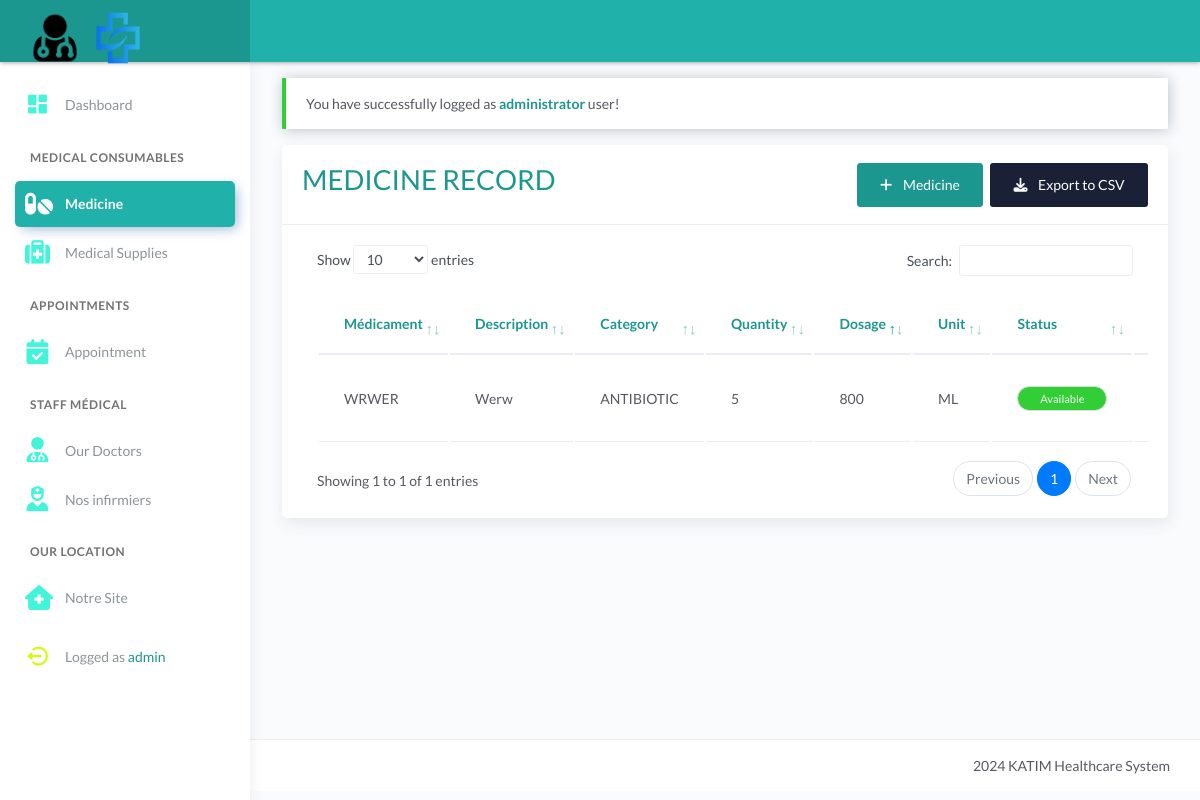
The app's page /medicine.php (signed in) with its own data.
### tables this page shows
CREATE TABLE `tbl_medicine` (
  `id` int(11) NOT NULL AUTO_INCREMENT,
  `generic_name` varchar(500) DEFAULT NULL,
  `description` varchar(500) DEFAULT NULL,
  `category` varchar(50) DEFAULT NULL,
  `quantity` int(5) DEFAULT NULL,
  `dosage` int(5) DEFAULT NULL,
  `unit` varchar(25) DEFAULT NULL,
  PRIMARY KEY (`id`)
);

### medicine.php (the view, shortened to what this page needs)
<?php include 'server/server.php' ?>
<?php
	$query = "SELECT * FROM tbl_medicine ORDER BY id DESC";
    $result = $conn->query($query);
    $medicine = array();
	while($row = $result->fetch_assoc()){
		$medicine[] = $row;
	}
?>
<!DOCTYPE html>
<html lang="en">
<head>
	<?php include 'templates/header.php' ?>
</head>
<body>
	<div class="wrapper">
		<?php include 'templates/main-header.php' ?>
		<?php include 'templates/sidebar.php' ?>
		<div class="main-panel">
			<div class="content">
				<div class="page-inner">
					<div class="row mt--2">
						<div class="col-md-12">
							<?php if(isset($_SESSION['message'])): ?>
								<div class="alert alert-<?= $_SESSION['success']; ?> <?= $_SESSION['success']=='danger' ? 'bg-danger text-light' : null ?>" role="alert">
									<?php echo $_SESSION['message']; ?>
								</div>
							<?php endif ?>
							<div class="card">
								<div class="card-header">
									<div class="card-head-row">
										<div class="card-title text-primary">
											<h1>MEDICINE RECORD</h1>
										</div>
										<?php if(isset($_SESSION['username']) && $_SESSION['role']!='resident'): ?>
										<div class="card-tools">
											<a href="medicine_add_form.php" class="btn btn-primary mr-1">
												<i class="fa fa-plus mr-2"></i>
												Medicine
											</a>
											<button onclick="Export()" class="btn btn-default btn-default">
												<i class="fa fa-download mr-2"></i>
												Export to CSV
											</button>
										</div>
										<?php endif?>
									</div>
								</div>
								<div class="card-body">
									<div class="table-responsive">
										<table id="blottertable" class="display table">
											<thead>
												<tr class="text-primary">
														<th scope="col">Médicament</th>
														<th scope="col">Description</th>
														<th scope="col">Category</th>
														<th scope="col">Quantity</th>
														<th scope="col">Dosage</th>
														<th scope="col">Unit</th>
														<th scope="col">Status</th>
														<?php if(isset($_SESSION['username']) && $_SESSION['role']!='resident'): ?>
															<th scope="col">Action</th>
														<?php endif ?>
												</tr>
											</thead>
											<tbody>
												<?php foreach($medicine as $row): ?>
														<tr>
															<td><?= ucwords($row['generic_name']) ?></td>
															<td><?= ucwords($row['description']) ?></td>
															<td><?= ucwords($row['category']) ?></td>
															<td><?= ucwords($row['quantity']) ?></td>
															<td><?= ucwords($row['dosage']) ?></td>
															<td><?= ucwords($row['unit']) ?></td>
															<td class="text-center">
																<span style="width:90px;" class="badge rounded-pill <?= $row['quantity']>0?'bg-success':'bg-danger' ?> text-white"><?= ucwords($row['quantity']>0?"Available":"Out of Stock") ?></span></td>
															<?php if(isset($_SESSION['username']) && $_SESSION['role']!='resident'): ?>
																<td>
																</td>
															<?php endif ?>
														</tr>
												<?php endforeach ?>
											</tbody>
										</table>
									</div>
								</div>
							</div>
						</div>
					</div>
				</div>
			</div>
			<?php include 'templates/main-footer.php' ?>
		</div>
	</div>
</body>
</html>

### medicine.php (style rules this page uses)
.text-primary, .text-primary a { color: #1c9790 !important; }
.btn-primary, .btn-primary:hover, .btn-primary:focus, .btn-primary:disabled { background: #1c9790 !important; border-color: #1c9790 !important; }

### records on screen
tbl_medicine: generic_name "WRWER", description "Werw", category "ANTIBIOTIC", quantity "5", dosage "800", unit "ML", quantity "Available"

### other values on screen
$_SESSION['username'] "admin"
$_SESSION['message'] "You have successfully logged as administrator user!"
